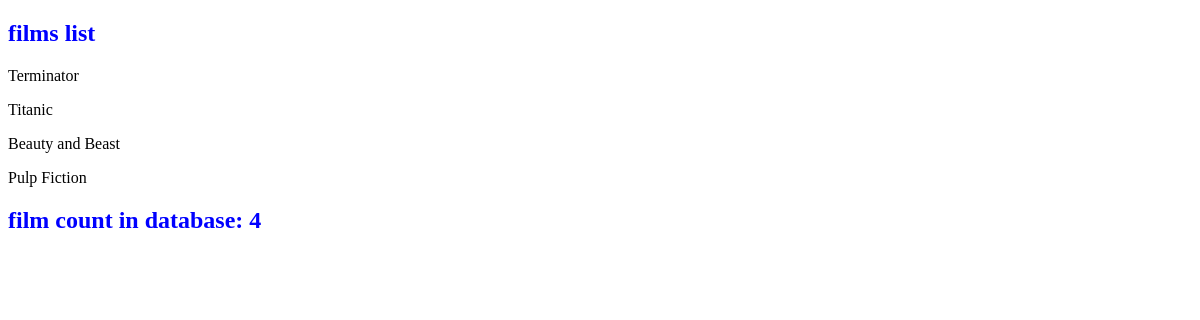
/films/, run on an earlier commit of the app's database.
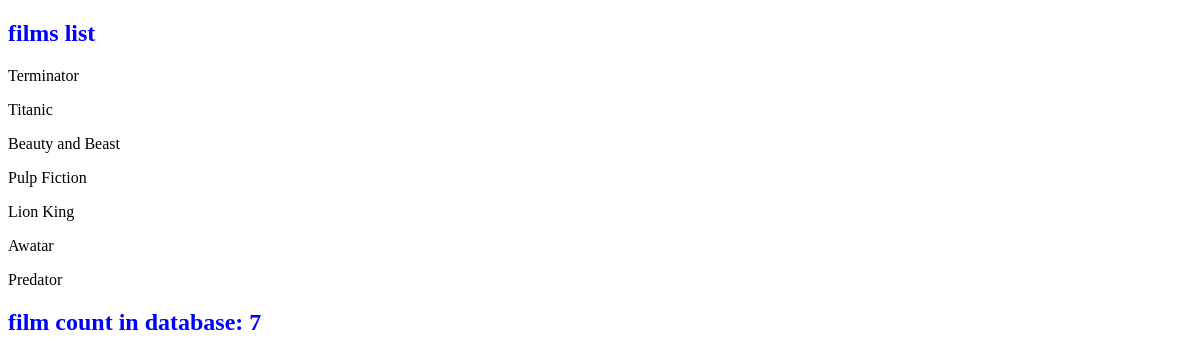
And on a later commit of the database.
### filmapp/models.py (models this page shows, shortened)
class Film(models.Model):
    title = models.CharField(max_length=64, blank=False, unique=True)
    prize = models.CharField(max_length=64, null=True)
    year = models.PositiveSmallIntegerField(default=2000)
    review = models.TextField(default='')
    premiere = models.DateField(null=True, blank=True)
    imbd_rating = models.DecimalField(max_digits=4, decimal_places=2, default=0.00)
    poster = models.ImageField(upload_to='posters', null=True, blank=True)

### filmapp/views.py (the view)
# urls.py: path('', homepage),
def homepage(request):
    all_films = Film.objects.all()
    first_film = [Film.objects.get(id=1)]
    same_date_films = Film.objects.filter(year=1996)
    unique_date_film = Film.objects.filter(year=1998)
    return render(request, 'Films.html', {'films': all_films})

### templates/Films.html (shortened to what this page needs)
{% load static %}
<!DOCTYPE html>
<html lang="en">
<head>
    <link rel="stylesheet" href="{% static 'blue_style.css' %}">
</head>
<body>
    {% if films|length == 0 %}
        <h2>film list is empty</h2>
    {% else %}
        <h2>films list</h2>
        {% for film in films %}
        <p>{{ film.title }}</p>
        {% endfor %}
        <h2>film count in database: {{ films|length }} </h2>
    {% endif %}
</body>
</html>

### filmapp/static/blue_style.css (style rules this page uses)
h2 { color: blue; }

What changed in the data, as far as the page shows it:
added Film: title "Lion King"
added Film: title "Awatar"
added Film: title "Predator"
Also different on the page:
{{ films|length }}: "4" → "7"
